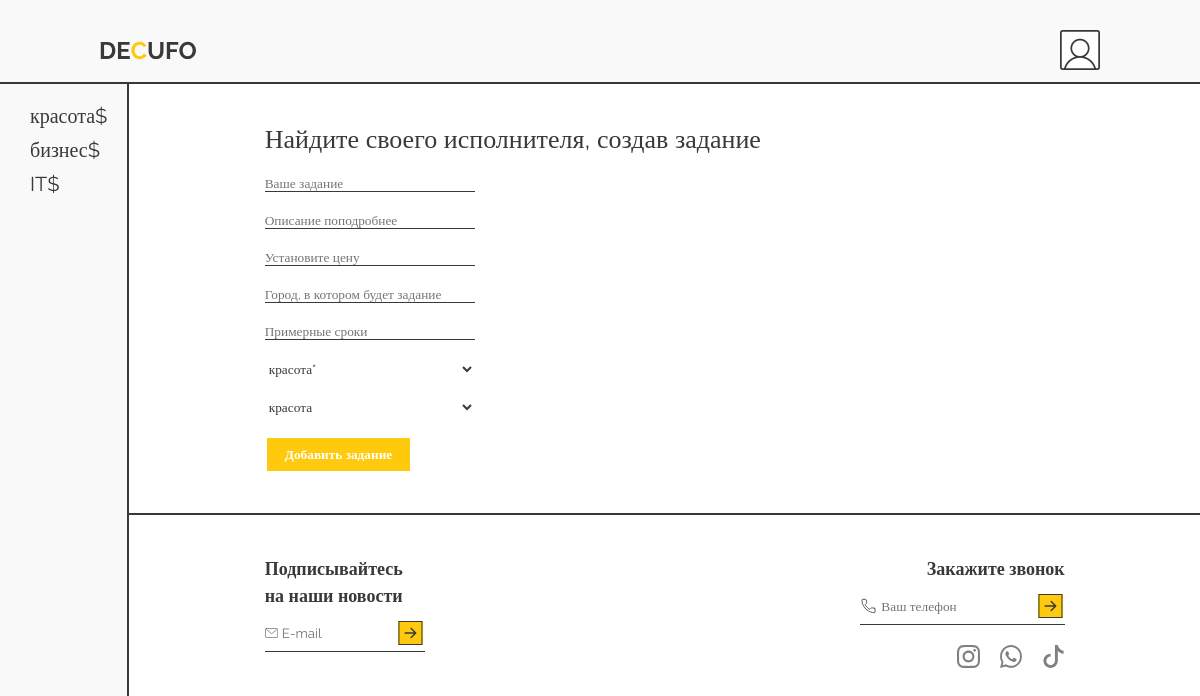
The page /add.php (signed in) on the database its author committed.
### tables this page shows
CREATE TABLE `categories` (
  `id_category` int(6) NOT NULL,
  `category_name` varchar(32) DEFAULT NULL,
  `id_img` int(11) NOT NULL
);

### session.php (called while the page is built, shortened)
<?php
    require "database.php";
    function checkUser(){
        if($_SESSION["rule"] >= 99){
            return "admin.php";
        }
        else{
            return "lk.php";
        }
    }

### database.php (called while the page is built, shortened)
<?php
class Database
{
    private $host;
    private $port;
    private $db;
    private $user_name;
    private $user_pwd;
    private $crs;
    private $connection;
    public function __construct()
    {
        $data = parse_ini_file('db.ini');
        $this->host = $data["host"];
        $this->port = $data["port"];
        $this->db = $data["db"];
        $this->user_name = $data["user_name"];
        $this->user_pwd = $data["user_pwd"];
        $this->crs = $data["crs"];
    }
    private function getDb()
    {
        $this->connection = new PDO('mysql:host=' . $this->host . ':' . $this->port . ';charset=' . $this->crs . ';dbname=' . $this->db, $this->user_name, $this->user_pwd);
    }
    public function selectAll($sql, $param = [])
    {
        $query = $this->connection->prepare($sql);
        $query->execute($param);
        return $query->fetchAll(PDO::FETCH_ASSOC);
    }
}

### add.php (the view, shortened to what this page needs)
<?php
require "session.php";
$database = new Database();
$sqlCategory = "SELECT * FROM `categories`";
?>
<?php if($_SESSION["rule"] > 10): ?>
<!DOCTYPE html>
<html lang="ru">
<head>
  <link rel="stylesheet" href="style/style.css" />
  <link rel="stylesheet" href="/style/add.css">
</head>
<body>
  <header>
    <div class="container">
      <a href="index.php"><img src="/img/logo.svg" alt="logo" /></a>
      <div class="user"><a href="<?php echo (checkUser()); ?>"><img src="img/lk.jpg" alt="lk" /></a></div>
    </div>
  </header>
  <main>
    <?php require("aside.php") ?>
    <section class="content">
      <div class="add">
        <div class="main-container">
          <h2>Найдите своего исполнителя, создав задание</h2>
          <form action="" method="POST">
            <div class="inputs">
              <input type="text" name="name" placeholder="Ваше задание" required />
              <input type="text" name="definition" placeholder="Описание поподробнее" required />
              <input type="text" name="cost" placeholder="Установите цену" required />
              <input type="text" name="place" placeholder="Город, в котором будет задание" required />
              <input type="text" name="time_start" placeholder="Примерные сроки" required />
              <select name="category" id="" required>
                <?php foreach ($database->selectAll($sqlCategory) as $item) : ?>
                  <option value="<?= $item["id_category"] ?>"><?= $item["category_name"] ?>*</option>
                <?php endforeach; ?>
              </select>
              <select name="category_another" id="">
                <?php foreach ($database->selectAll($sqlCategory) as $item) : ?>
                  <option value="<?= $item["id_category"] ?>"><?= $item["category_name"] ?></option>
                <?php endforeach; ?>
              </select>
            </div>
            <button type="submit">Добавить задание</button>
          </form>
        </div>
      </div>
      <?php require("footer.php") ?>
    </section>
  </main>
</body>
</html>
<?php else: ?>
<?php header("location: login.php"); ?>
<?php endif; ?>

### aside.php
<?php
  $sqlAside = 'SELECT * from categories';
?>
<aside>
    <ul>
        <?php foreach($database->selectAll($sqlAside) as $item): ?>
          <li><a href="tasks.php?id=<?=$item["id_category"]?>"><?=$item["category_name"]?></a><a href="report.php?id=<?= $item["id_category"] ?>">$</a></li>
        <?php endforeach; ?>
    </ul>
</aside>

### style/style.css (style rules this page uses)
:root { --secondary: #393939; --main: #ffca0d; --other: #f9f9f9; --light: white; }
* { margin: 0; padding: 0; box-sizing: border-box; color: var(--secondary); font-family: "Raleway"; }
a { text-decoration: none; color: var(--light); }
aside a { color: var(--secondary); }
li { list-style: none; font-size: 20px; padding-bottom: 10px; }
h2 { font-size: 26px; font-weight: normal; }
input, select { border: none; outline: none; background-color: transparent; }
button { border: none; background-color: var(--main); color: var(--light); font-weight: bold; cursor: pointer; border: 2px solid var(--light); }
body { background-color: var(--other); }
main { display: flex; }
.user img { width: 40px; }
.container { width: 1000px; margin: 0 auto; display: flex; align-items: center; justify-content: space-between; }
.main-container { width: 800px; margin: 0 auto; }
header { padding-top: 30px; padding-bottom: 8px; border-bottom: 2px solid var(--secondary); }
aside { background-color: var(--other); height: 100vh; position: sticky; top: 0px; margin-left: 30px; padding-top: 20px; padding-right: 20px; border-right: 2px solid var(--secondary); }
.content { background-color: var(--light); width: 100%; }

### style/add.css (style rules this page uses)
input { border-bottom: 1px solid var(--secondary); }
.add, .comment { padding: 40px 0; border-bottom: 2px solid var(--secondary); }
h2 { padding-bottom: 20px; }
.add .inputs { width: 210px; padding-bottom: 20px; display: flex; flex-direction: column; gap: 20px; }
.add button, .comment button { padding: 8px 18px; }

### rows shown on the page
categories: category_name "красота"
categories: category_name "бизнес"
categories: category_name "IT"

### other values the page prints
form field category "красота*"
form field category_another "красота"
